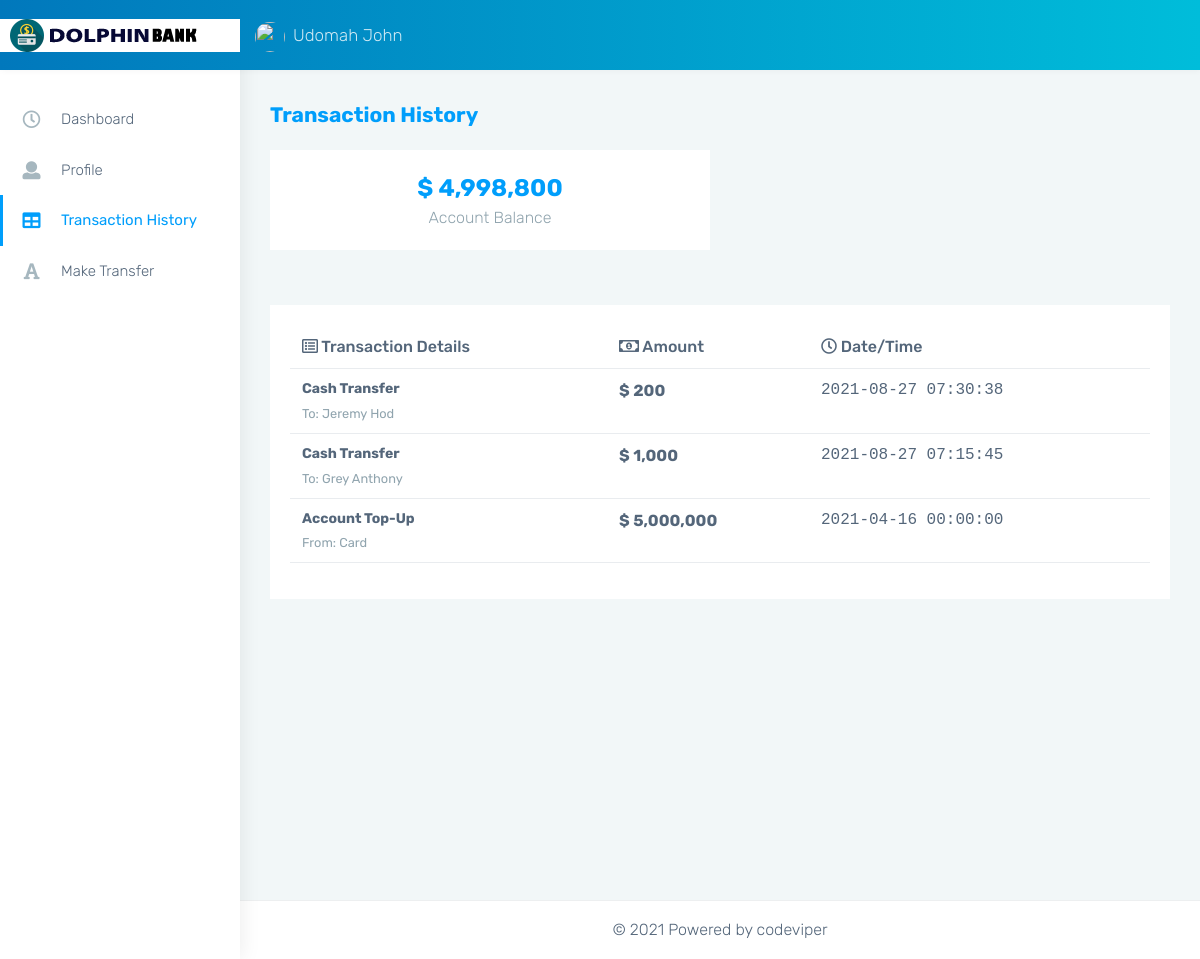
The app's page /transaction-history.php (signed in) with its own data.
### tables this page shows
CREATE TABLE `customer` (
  `cust_id` int(11) NOT NULL,
  `first_name` varchar(30) DEFAULT NULL,
  `last_name` varchar(30) DEFAULT NULL,
  `gender` varchar(10) DEFAULT NULL,
  `dob` date DEFAULT NULL,
  `routing_number` int(9) DEFAULT NULL,
  `email` varchar(30) DEFAULT NULL,
  `phone_no` varchar(20) DEFAULT NULL,
  `address` varchar(255) DEFAULT NULL,
  `account_no` int(12) DEFAULT NULL,
  `pin` int(4) DEFAULT NULL,
  `uname` varchar(30) DEFAULT NULL,
  `pwd` varchar(30) DEFAULT NULL,
  `card number` varchar(19) NOT NULL DEFAULT '12** **** **** 94**'
);

CREATE TABLE `passbook1` (
  `trans_id` int(50) NOT NULL,
  `trans_date` datetime DEFAULT NULL,
  `remarks` varchar(255) NOT NULL,
  `debit` int(11) NOT NULL,
  `credit` int(11) NOT NULL,
  `balance` int(30) NOT NULL,
  `customer_id` int(10) NOT NULL,
  `trans_beneficiary` varchar(255) NOT NULL DEFAULT 'n/a'
);

### transaction-history.php (the view, shortened to what this page needs)
<?php
    include "nne/connect.php";
    if (isset($_SESSION['loggedIn_cust_id'])) {
        $id = $_SESSION['loggedIn_cust_id'];
        $sql1 = "SELECT * FROM customer WHERE cust_id=".$id;
        $result1 = $conn->query($sql1);
        $row1 = $result1->fetch_assoc();
        $sql0 = "SELECT * FROM passbook1 WHERE customer_id ='$id' ORDER BY trans_id DESC";
        $result0 = $conn->query($sql0);
        $row0 = $result0->fetch_assoc();
    }
?>
<!DOCTYPE html>
<html dir="ltr" lang="en">
<head>
    <link href="assets/css/style.min.css" rel="stylesheet">
    <link href="assets/css/mystyle.css" rel="stylesheet">
</head>
<body>
    <div id="main-wrapper" data-layout="vertical" data-navbarbg="skin6" data-sidebartype="full"
        data-sidebar-position="absolute" data-header-position="absolute" data-boxed-layout="full">
        <header class="topbar" data-navbarbg="skin6">
            <nav class="navbar top-navbar navbar-expand-md navbar-dark">
                <div class="navbar-header" data-logobg="skin6">
                    <a class="navbar-brand" href="index.html">
                        <b class="logo-icon">
                            <img src=" assets/images/logo-icon.png" alt="homepage" class="dark-logo" />
                        </b>
                        <span class="logo-text">
                            <img src=" assets/images/logo-text.png" alt="homepage" class="dark-logo" />
                        </span>
                    </a>
                </div>
                <div class="navbar-collapse collapse" id="navbarSupportedContent" data-navbarbg="skin5">
                    <ul class="navbar-nav">
                        <li class="nav-item dropdown">
                            <a class="nav-link dropdown-toggle waves-effect waves-dark" href="#" id="navbarDropdown" role="button" data-bs-toggle="dropdown" aria-expanded="false">
                                <img src=" assets/images/users/1.jpg" alt="user" class="profile-pic me-2"><?php  echo $row1["last_name"]; echo "   ";echo $row1["first_name"]; ?>
                            </a>
                        </li>
                    </ul>
                </div>
            </nav>
        </header>
        <aside class="left-sidebar" data-sidebarbg="skin6">
            <div class="scroll-sidebar">
                <nav class="sidebar-nav">
                    <ul id="sidebarnav">
                        <li class="sidebar-item"> <a class="sidebar-link waves-effect waves-dark sidebar-link"
                                href="dashboard.php" aria-expanded="false"><i class="me-3 far fa-clock fa-fw"
                                    aria-hidden="true"></i><span class="hide-menu">Dashboard</span></a></li>
                        <li class="sidebar-item"> <a class="sidebar-link waves-effect waves-dark sidebar-link"
                                href="profile.php" aria-expanded="false">
                                <i class="me-3 fa fa-user" aria-hidden="true"></i><span
                                    class="hide-menu">Profile</span></a>
                        </li>
                        <li class="sidebar-item"> <a class="sidebar-link waves-effect waves-dark sidebar-link"
                                href="transaction-history.php" aria-expanded="false"><i class="me-3 fa fa-table"
                                    aria-hidden="true"></i><span class="hide-menu">Transaction History</span></a></li>
                        <li class="sidebar-item"> <a class="sidebar-link waves-effect waves-dark sidebar-link"
                                href="cash-transfer.php" aria-expanded="false"><i class="me-3 fa fa-font"
                                    aria-hidden="true"></i><span class="hide-menu">Make Transfer</span></a></li>
                    </ul>
                </nav>
            </div>
        </aside>
        <div class="page-wrapper">
            <div class="page-breadcrumb">
                <div class="row align-items-center">
                    <div class="col-md-12 col-lg-12 col-sm-12 align-self-center">
                        <h3 class="page-title mb-0 p-0"><strong>Transaction History</strong></h3>
                    </div>
                </div>
            </div>
        <div class="row" style="margin-left:20px; margin-right:20px;">
        <div class="col-lg-6 col-md-7 col-xm-12 col-sm-7">
                        <div class="card">
                            <div class="card-body" style="text-align: center;">
                                 <span >
                                    <h2 class=" mb-0" style="color: #009efb; font:bolder;">$ <?php echo number_format($row0["balance"]); ?></h2>
                                    <span class="text-muted">Account Balance</span>
                               </span>
                            </div>
                        </div>
                    </div>
    </div>
            <div class="container-fluid">
                <div class="row">
                    <div class="col-sm-12">
                        <div class="card">
                            <div class="card-body">
                                <div class="table-responsive  ">
                                    <table class="table user-table no-wrap">
                                    <?php
            $result = $conn->query($sql0);
            if ($result->num_rows > 0) {?>
                                        <thead>
                                            <tr>
                                                <th class="border-top-0"><i class=" far fa-list-alt"></i>  Transaction Details </th>
                                                <th class="border-top-0"><i class=" far fa-money-bill-alt"></i>  Amount</th>
                                                <th class="border-top-0"><i class="far fa-clock"></i>  Date/Time</th>
                                            </tr>
                                        </thead>
                                        <?php
            while($row = $result->fetch_assoc()) {
                if ($row["debit"] == 0) {
                    $transaction = $row["credit"];
                    $type = "credit";
                }
                else {
                    $transaction = $row["debit"];
                    $type = "debit";
                }
                if ($type == "credit"){
                    $tofrom = "From:";
                }
                else{
                    $tofrom = "To:";
                }
                ?>
                                        <tbody>
                                            <tr>
                                                <td>
                                                    <h6><?php echo $row["remarks"]?></h6>
                                                    <small class="text-muted " style="text-transform:capitalize;"><?php echo  $tofrom?> <?php echo $row["trans_beneficiary"]?></small>
                                                </td>
                                                <td>
                                                    <h5>$ <?php echo number_format($transaction)?></h5>
                                                </td>
                                                <td>
                                                   <tt><?php echo $row["trans_date"]?></tt>
                                                </td>
                                            </tr>
                                        </tbody>
                                    <?php } ?>
                                    </table>
                                    <?php
            } else {  ?>
                <h3 class="text-muted">No transaction yet</h3>
            <?php }
            $conn->close(); ?>
                                </div>
                            </div>
                        </div>
                    </div>
                </div>
            </div>
            <footer class="footer text-center">
            © <span id="c_year"> </span>   Powered by codeviper</a>
            </footer>
        </div>
    </div>
</body>
</html>

### assets/css/mystyle.css (style rules this page uses)
@media only screen and (min-width:991px )and (max-width:4000px) { .active { background:none !important; } }

### records on screen
customer: last_name "Udomah", first_name "John"
passbook1: balance "4,998,800", remarks "Cash Transfer", debit "To:", trans_beneficiary "Jeremy Hod", debit "200", trans_date "2021-08-27 07:30:38"
passbook1: remarks "Cash Transfer", debit "To:", trans_beneficiary "Grey Anthony", debit "1,000", trans_date "2021-08-27 07:15:45"
passbook1: remarks "Account Top-Up", debit "From:", trans_beneficiary "Card", credit "5,000,000", trans_date "2021-04-16 00:00:00"
